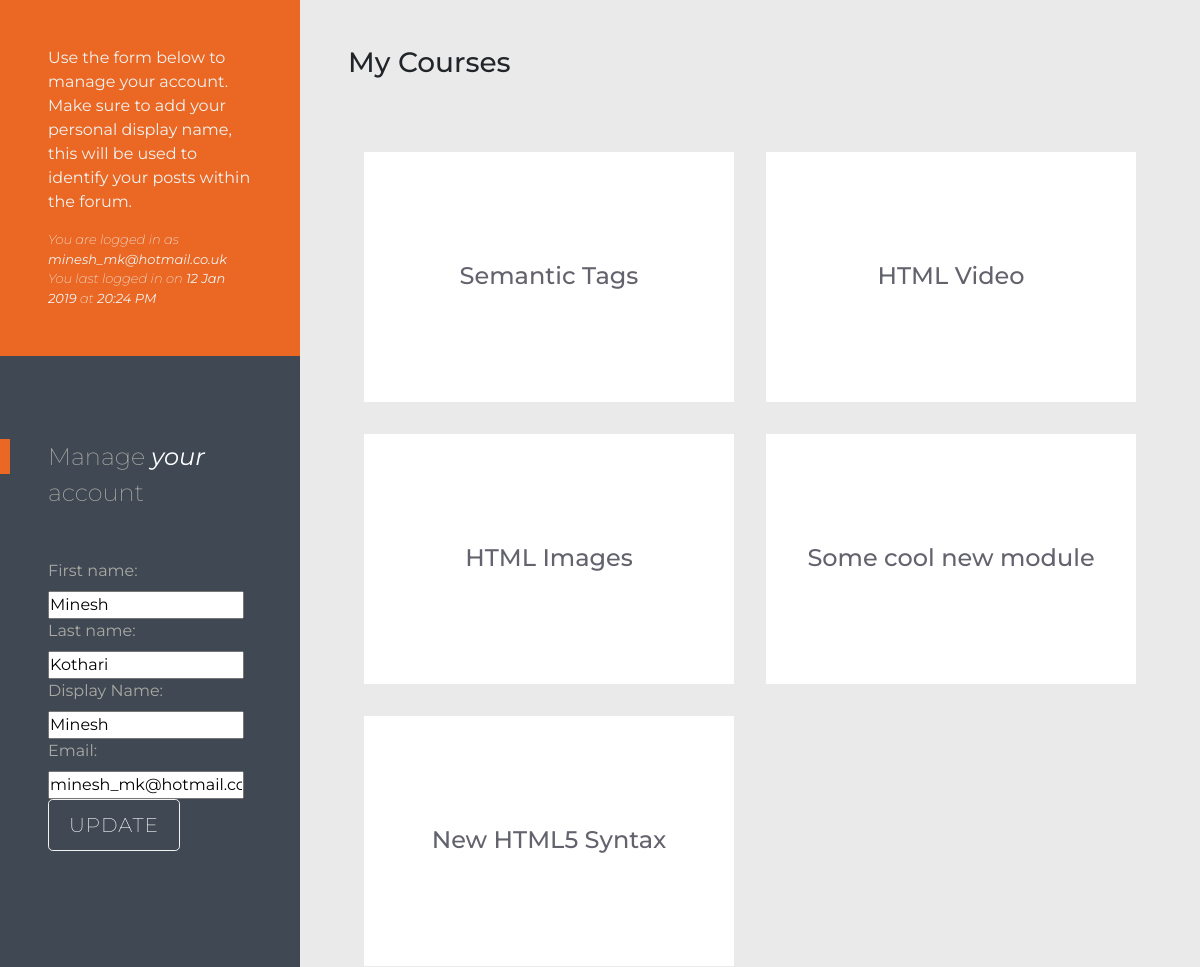
Before: /account/profile/ (signed in, middle part) with the older database file.
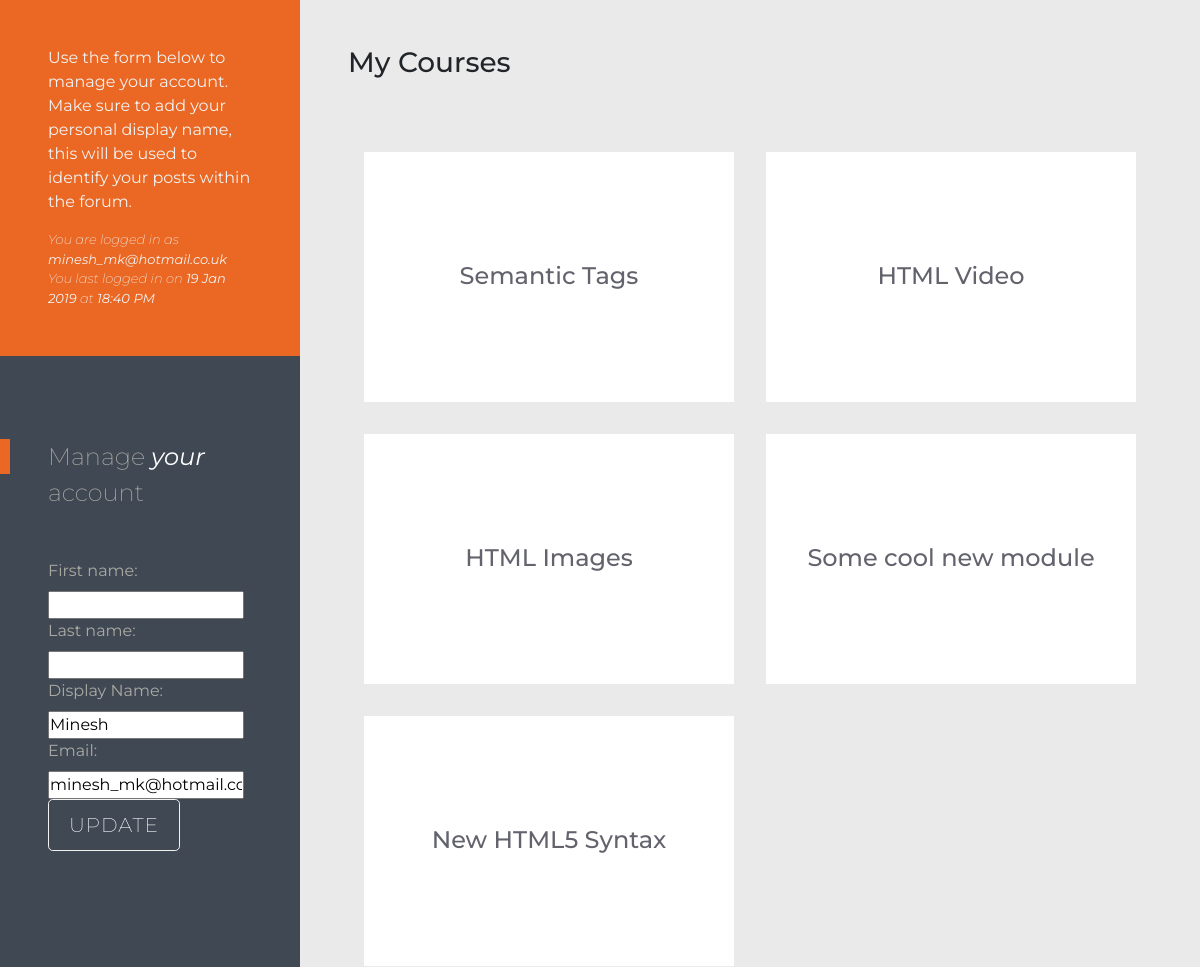
After: the same page with the newer database file.
### accounts/models.py (models this page shows)
class User(AbstractUser):
    display_name = models.CharField(max_length=40, default='Anonymous')
    stripe_id = models.CharField(max_length=40, default='')
    objects = AccountUserManager()

### courses/models.py (models this page shows, shortened)
class Module(models.Model):
    title = models.CharField(max_length=255)
    language = models.ForeignKey(Language, related_name='modules')
    description = HTMLField(blank=True)
    price = models.DecimalField(max_digits=6, decimal_places=2)
    content = HTMLField(blank=True)
    created_at = models.DateTimeField(default=timezone.now)
    release_date = models.DateTimeField(blank=True, null=True)
    enrolled_users = models.ManyToManyField(User)

### accounts/views.py (the view)
@login_required(login_url='/account/login/')
def profile(request):
    if request.method == 'POST':
        form = UserAccountForm(request.POST, instance=request.user)
        if form.is_valid():
            form.save()
            messages.success(request, "Your details have been updated")
            return redirect(reverse('profile'))
        else:
            messages.error(request, "We've been unable to update your details")
    else:
        form = UserAccountForm(instance=request.user)
    args = {
        'form': form,
        'my_courses': request.user.module_set.all()
    }
    args.update(csrf(request))
    return render(request, 'accounts/profile.html', args)

### accounts/forms.py
class UserAccountForm(forms.ModelForm):
    display_name = forms.CharField(label='Display Name', max_length=16)
    email = forms.EmailField(required=True)
    class Meta:
        model = User
        fields = [
            'first_name',
            'last_name',
            'display_name',
            'email',
        ]
        exclude = ['username']

### cart/contexts.py (called while the page is built)
def cart_contents(request):
    cart = request.session.get('cart', {})
    cart_items = set()
    total = 0
    for module_id in cart.keys():
        module = get_object_or_404(Module, pk=module_id)
        total += module.price
        cart_items.add(module)
    return {'cart_items': cart_items, 'total': total}

### accounts/templates/accounts/profile.html (shortened to what this page needs)
{% extends "accounts/account.html" %}
{% load bootstrap_tags %}
{% block account %}
<section class="profile-section account-section">
    <div class="row no-gutters">
        <div class="col-12 col-md-6 col-xl-3 manage-account-form">
            <div class="profile-section--info text-center text-md-left">
                <div class="profile-disclaimer">
                    <p class="mb-0">
                        Use the form below to manage your account. Make sure to add your personal display name,
                        this will be used to identify your posts within the forum.
                    </p>
                </div>
                <div class="user-details--accounts">
                    <p class="mb-0">You are logged in as <strong>{{ user.email }}</strong></p>
                    <p class="mb-0">You last logged in on <strong>{{ user.last_login|date:"d M Y" }}</strong> at <strong>{{ user.last_login|time:"H:i A" }}</strong></p>
                </div>
            </div>
            <div class="form-container manage-form-container">
                <form role="form" method="post" action="{% url 'profile' %}">
                    <legend> Manage <span>your</span> account</legend>
                    {{ form | as_bootstrap }}
                    <div class="form-group">
                        <button type="submit" class="btn btn-lg fullstack-btn form-submit-btn">Update</button>
                    </div>
                </form>
            </div>
        </div>
        <div class="col-12 col-md-6 col-xl-9 my-courses--accounts">
            <h3 class="my-courses--title">My Courses</h3>
            <div class="row no-gutters">
                {% for module in my_courses %}
                <div class="mk--module-item-container col-12 col-xl-6">
                    <div class="mk--module-item d-flex flex-column align-items-center justify-content-center">
                        <h4 class="module-item--title text-center">{{ module.title }}</h4>
                    </div>
                </div>
                {% endfor %}
            </div>
        </div>
    </div>
</section>
{% endblock %}

### accounts/templates/accounts/account.html (shortened to what this page needs)
{% extends "home/base.html" %}
{% load staticfiles %}
{% block head_css %}
    <link rel="stylesheet" href="{% static "css/pages/account.css" %}">
{% endblock %}
{% block body %}
{% block account %}
{% endblock %}
{% endblock %}

### home/templates/home/base.html (shortened to what this page needs)
{% load staticfiles %}
<!DOCTYPE html>
<html lang="en">
<head>
    <link rel="stylesheet" href="{% static 'css/style.css' %}">
    <link rel="stylesheet" href="https://use.fontawesome.com/releases/v5.3.1/css/all.css">
    {% block head_css %}{% endblock %}
</head>
<body>
   <main class="page-content">
       {% block body %}
       {% endblock %}
   </main>
</body>
</html>

### accounts/static/css/pages/account.css (style rules this page uses)
.account-section { background: #eaeaea; }
.user-details--accounts { font-size: 13px; font-style: italic; color: #f2f2f2; font-weight: 200; }
.manage-account-form { background: #404854; }
.profile-section--info { padding: 3em; background: #ea6823; color: #f2f2f2; }
.profile-disclaimer { margin-bottom: 1em; }
.form-container { padding: 3em; max-width: 500px; margin: auto; background-color: #404854; color: #aaaaa3; -webkit-box-shadow: 0 17px 25px rgba(0, 0, 0, 0.13); box-shadow: 0 17px 25px rgba(0, 0, 0, 0.13); }
.form-container legend { margin-bottom: 2em; font-weight: 200; }
.form-container legend::before { content: ''; display: block; position: relative; height: 35px; width: 10px; background: #ea6823; top: 35px; left: -48px; }
.form-container legend span { font-style: italic; font-weight: 400; color: #FFFFFF; }
.form-container .form-group { margin-bottom: 1.75rem; }
.manage-form-container { max-width: none; -webkit-box-shadow: none; box-shadow: none; position: -webkit-sticky; position: sticky; top: 0; }
.my-courses--accounts { padding: 8% 4% !important; }
.my-courses--title { margin-bottom: 2em; }
.mk--module-item-container { padding: 0 0 1em 0; }
.mk--module-item { padding: 8%; background: #ffffff; color: #63636E; }
.module-item--title { padding-bottom: 1em; }
@media (min-width: 1200px) { .my-courses--accounts { padding: 4% !important; } }
@media (min-width: 1200px) { .mk--module-item-container { padding: 1em !important; } }
@media (min-width: 1200px) { .mk--module-item { position: relative; height: 100%; min-height: 250px; overflow: hidden; } }
@media (min-width: 1200px) { .module-item--title { padding-bottom: 0; margin-bottom: 0; -webkit-transition: all 1.25s ease-in-out; -o-transition: all 1.25s ease-in-out; transition: all 1.25s ease-in-out; } }

Changed rows visible on the page:
changed User "minesh_mk@hotmail.co.uk": last_login "12 Jan 2019" → "19 Jan 2019"; last_login "20:24 PM" → "18:40 PM"; first_name "Minesh" → (not shown); last_name "Kothari" → (not shown)
